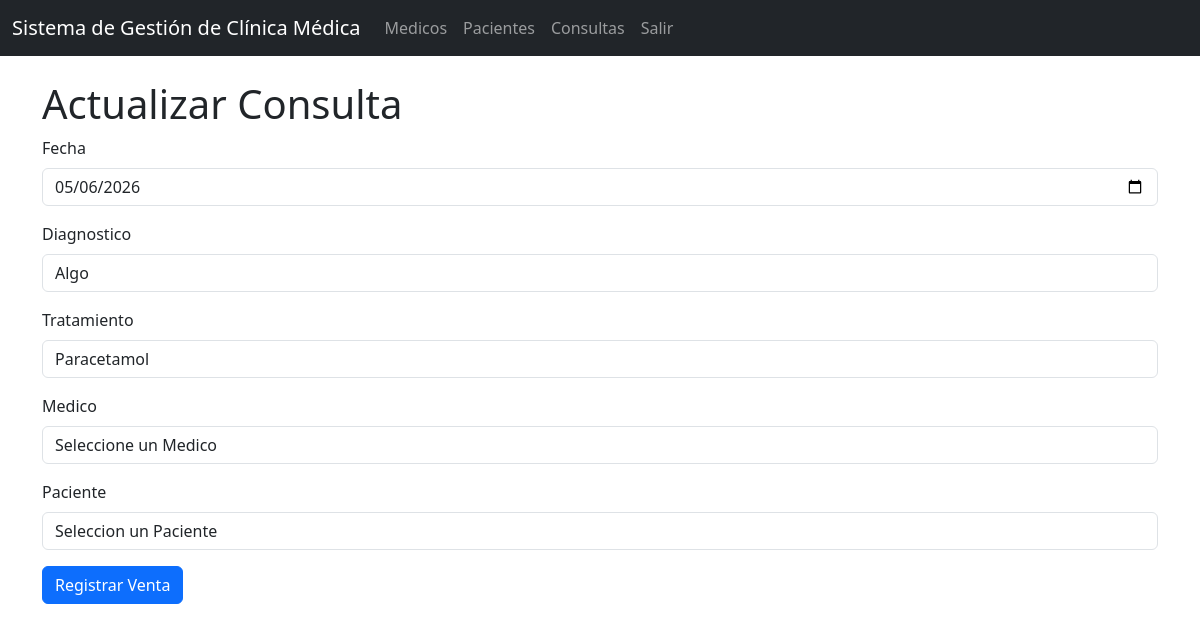
/consultas/edit/1, run on an earlier commit of the app's database.
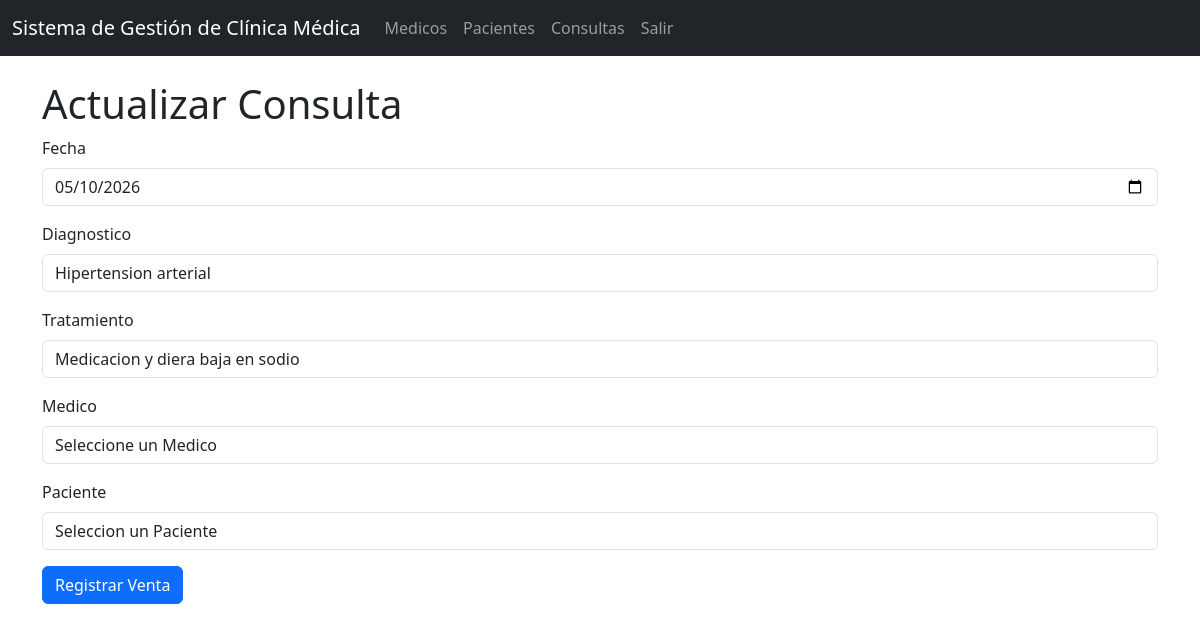
And on a later commit of the database.
### models/Consulta.py (models this page shows, shortened)
class Consulta(db.Model):
    __tablename__ = 'consultas'
    id_consulta = db.Column(db.Integer, primary_key = True)
    fecha = db.Column(db.Date, nullable = False)
    diagnostico = db.Column(db.String(100), nullable = False)
    tratamiento = db.Column(db.String(20), nullable = False)
    id_medico = db.Column(db.Integer, db.ForeignKey('medicos.id_medico'), nullable = False)
    id_paciente = db.Column(db.Integer, db.ForeignKey('pacientes.id_paciente'), nullable = False)
    medico = db.relationship('Medico', back_populates='consultas')
    paciente = db.relationship('Paciente', back_populates='consultas')
    def get_by_id(id_consulta):
        return Consulta.query.get(id_consulta)

### controllers/ConsultaController.py (the view, shortened to what this page needs)
@consulta_bp.route("/edit/<int:id_consulta>", methods=['GET','POST'])
def edit(id_consulta):
    consulta = Consulta.get_by_id(id_consulta)
    medicos = Medico.query.all()
    pacientes = Paciente.query.all()
    return ConsultaView.edit(consulta, medicos, pacientes)

### run.py (called while the page is built)
@app.context_processor
def inject_active_path():
    def is_active(path):
        return 'active' if request.path == path else ''
    return (dict(is_active=is_active))

### views/ConsultaView.py (called while the page is built)
def edit(consulta, medicos, pacientes):
    return render_template('consultas/edit.html', consulta=consulta, medicos=medicos, pacientes=pacientes)

### templates/consultas/edit.html (shortened to what this page needs)
{% extends 'base.html' %}
{% block content %}
<br>
<h1>Actualizar Consulta</h1>
<form action="{{ url_for('consulta.edit', id_consulta=consulta.id_consulta) }}" method="POST">
   <div class="mb-3">
    <label for="" class="form-label">Fecha</label>
    <input type="date" class="form-control" name="fecha" value="{{consulta.fecha}}" required />
  </div>
  <div class="mb-3">
    <label for="" class="form-label">Diagnostico</label>
    <input type="text" class="form-control" name="diagnostico" value="{{consulta.diagnostico}}" required />
  </div>
  <div class="mb-3">
    <label for="" class="form-label">Tratamiento</label>
    <input type="text" class="form-control" name="tratamiento" value="{{consulta.tratamiento}}" required />
  </div>
  <div class="mb-3">
    <label for="" class="form-label">Medico</label>
    <select name="id_medico" class="form-control">
        <option value="">Seleccione un Medico</option>
    </select>
  </div>
  <div class="mb-3">
    <label for="" class="form-label">Paciente</label>
    <select name="id_paciente" class="form-control">
        <option>Seleccion un Paciente</option>
    </select>
  </div>
  <button type="submit" class="btn btn-primary">Registrar Venta</button>
</form>
{% endblock %}

What changed in the data, as far as the page shows it:
changed Consulta: fecha "05/06/2026" → "05/10/2026"; diagnostico "Algo" → "Hipertension arterial"; tratamiento "Paracetamol" → "Medicacion y diera baja en sodio"
